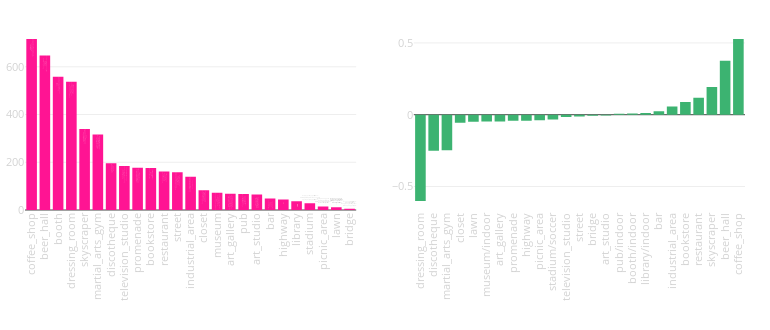

Notebook source saved alongside this figure:
### Markdown cell above
### Tags

### Code cell
fig = tools.make_subplots(rows=1, cols=2, print_grid=False, horizontal_spacing = 0.08,
                          vertical_spacing = 0.15)

cn = Counter()
for loc in list(data1.keys()):
    for photo in data1[loc]:
        for category, val in data1[loc][photo]['categories'].items():
            cn[category] += float(val)

top_scenes = sorted(cn.items(), key=operator.itemgetter(1), reverse=True)[:N_SCENES]

tags = get_tags('selected', top_scenes)
scenes_result = sorted([[x, cn[x]] for x in tags], key=lambda x: x[1], reverse=True)

N_SKIP = 0
MAX_HOVER_LEN = 25

top_places = [relevant_places(key, 5) for key, _ in scenes_result][N_SKIP:]
id_list_to_name = lambda x: [trim(id2loc[y[0]], MAX_HOVER_LEN) for y in x]



fig.append_trace(go.Bar(
            x=[x[0].split("/")[0] for x in scenes_result][N_SKIP:],
            y=[x[1] for x in scenes_result][N_SKIP:],
            marker = dict(color='deeppink'),
            text=[" <br>".join(id_list_to_name(x)) for x in top_places],
            hoverinfo="y+text",
    ), 1,1)
##########

fn3 = "/Users/pavel/Sources/python/concepts/insta/cv_sandbox/photo_tagger/scenes_{}.json".format(OPPOSITE_CITY)
with open(fn3, "r") as f:
    data3 = json.load(f)
    
cn = Counter()
for loc in list(data3.keys()):
    for photo in data3[loc]:
        for category, val in data3[loc][photo]['categories'].items():
            cn[category] += float(val)

scenes_result2 = sorted(cn.items(), key=operator.itemgetter(1), reverse=True)

d1 = {x[0]: x[1]/len(data1) for x in scenes_result}
d2 = {x[0]: x[1]/len(data3) for x in scenes_result2}

sc_delta_val = []
for x in d1:
    if x in d1 and x in d2:
        sc_delta_val.append([x, d1[x]-d2[x]])
    else:
        print("error", x, x in d1, x in d2)

sc_tags = [z[0] for z in sorted(scenes_result, key=lambda x: x[0])]

sc_delta = sorted(sc_delta_val, key=lambda x: abs(x[1]), reverse=True)[:25]
sc_delta = sorted(sc_delta, key=lambda x: x[1], reverse=False)

fig.append_trace(go.Bar(
            x=[x[0] for x in sc_delta],
            y=[x[1] for x in sc_delta],
            marker = dict(color='mediumseagreen')
    ),1,2)

FONT_SIZE = 11
fig['layout'].update(height=330, width=770,
                     yaxis1=dict(tickfont=dict(size=FONT_SIZE, color='lightgrey')),
                     yaxis2=dict(tickfont=dict(size=FONT_SIZE, color='lightgrey')),
                     xaxis1=dict(tickfont=dict(size=FONT_SIZE, color='lightgrey'), tickangle=-90),
                     xaxis2=dict(tickfont=dict(size=FONT_SIZE, color='lightgrey'), tickangle=-90),
                     margin=go.layout.Margin(t=30, b=120, l=25, r=25), showlegend=False)

py.iplot(fig, show_link=False)

### Figure 1 — Plotly figure (JSON) as saved in the notebook; plotly's stock layout.template omitted (floating-point values rounded to 4 significant figures)
{"data": [{"hoverinfo": "y+text", "marker": {"color": "deeppink"}, "text": ["Coffee_Roastery_Lab_by_18... <br>Omotesando_Koffee_Hong_Ko... <br>CoCo_Espresso <br>Kaffeine <br>Barista_Jam", "Ginger <br>Quarry_Bay_Hongkong_Islan... <br>Iberico_Co_ <br>FRITES <br>Brotzeit_Hong_Kong", "_ <br>Hong_Kong_Exhibition_Cent... <br>_Broadway_Kwai_Fong <br>MCL_ <br>MCL_", "Little_DOT_Vintage <br>FreedomTattoo <br>Causeway_Place_1_167_ <br>The_Capital_ <br>Novelty_Lane_noveltylane...", "_360_ <br>Hong_Kong_Victoria_Peak <br>Victoria_Peak_Top_Of_Hong... <br>Lugard_Road <br>Sky_Terrace_428_", "Anurati_Cindy_Leung <br>Pure_Fitness_Kinwick_Cent... <br>Fitness_First_Platinum_To... <br>Madame_Tussauds_Victoria... <br>Fitness_First_Platinum_Ho...", "Ophelia <br>The_Pontiac <br>MAISON_EIGHT <br>_ <br>_", "Peel_Fresco_Music_Lounge <br>_ <br>Madam_Tussauds_Hongkong <br>Caf_Hillywood <br>1563_at_the_East", "Victoria_Harbour <br>Tsim_Sha_Tsui_Promenade <br>Avenue_Of_Stars_Tsim_Sha... <br>Kowloon_City_Ferry_Pier <br>Quarry_Bay_Park", "Eslite_bookstore_ <br>_Fook_Le_Model <br>Toolss <br>MCL_ <br>Montane_Mansion", "Pici_Hong_Kong <br>Sabatini <br>Bakehouse <br>Chilli_Fagara <br>Greyhound_Cafe_", "_Hollywood_Road <br>Granville_Road <br>Lockhart_Road <br>Soho_Central_Hongkong <br>Kwum_Yam_Temple_Hung_Hom", "Lugard_Road <br>_ <br>Hong_Kong_Victoria_Peak <br>Garden_Hill <br>Victoria_Peak_Top_Of_Hong...", "Kwai_Chung_Plaza <br>Little_DOT_Vintage <br>_ <br>Midwest_Vintage <br>Hung_Hom_Hong_Kong", "Hong_Kong_Heritage_Museu... <br>_Thaimerder <br>Comix_Home_Base_ <br>Bibo <br>Hong_Kong_China_Internati...", "Comix_Home_Base_ <br>Affordable_Art_Fair_Hong... <br>Galaxy_Tattoo_HK <br>Hong_Kong_Heritage_Museu... <br>Art_Basel_HK_Collectors_L...", "Sahara_Mezz_Bar <br>The_Old_Man <br>The_Woods <br>Iberico_Co_ <br>Mahalo_Tiki_Lounge", "Galaxy_Tattoo_HK <br>Uma_Nota_HK <br>Comix_Home_Base_ <br>Art_Basel_HK_Collectors_L... <br>_MOFO_Tattoo", "The_Pontiac <br>Quinary <br>Ginger <br>Topiary <br>Sahara_Mezz_Bar", "_ <br>Cemoro_Sewu_Sarangan_Gunu... <br>_ <br>Hong_Hum_Train_Station_Ho... <br>Hong_Kong_Convention_Exhi...", "Eslite_bookstore_ <br>SCAD_Hong_Kong <br>Graham_Street <br>_Polytechnic_University <br>TC2_cafe_workshop", "Happy_Valley_Sports_Groun... <br>_ <br>HONG_KONG_FOOTBALL_CLUB <br>_ <br>Sham_Shui_Po_Sports_Groun...", "Nam_Cheong_Park <br>_ <br>Kowloon_Tsai_Park <br>Bruce_Lee_Statue_Kowloon... <br>Harbourfront_Horizon", "Nam_Cheong_Park <br>Zero_Carbon_Building_ <br>Victoria_Peak_Garden <br>Grand_Waterfront <br>_", "Avenue_Of_Stars_Tsim_Sha... <br>Grand_Waterfront <br>Hong_Kong_Heritage_Museu... <br>_ <br>Kwun_Tong_Ferry_Pier"], "type": "bar", "uid": "22cf6ed8-fbbd-11e8-86eb-3c15c2cf2370", "x": ["coffee_shop", "beer_hall", "booth", "dressing_room", "skyscraper", "martial_arts_gym", "discotheque", "television_studio", "promenade", "bookstore", "restaurant", "street", "industrial_area", "closet", "museum", "art_gallery", "pub", "art_studio", "bar", "highway", "library", "stadium", "picnic_area", "lawn", "bridge"], "xaxis": "x", "y": [716.5, 647.6, 558.5, 537.7, 339.2, 316.5, 195.4, 184.4, 177.0, 175.9, 161.3, 158.2, 139.7, 82.92, 72.67, 67.79, 66.64, 65.15, 48.12, 43.74, 36.9, 27.87, 15.18, 11.32, 4.884], "yaxis": "y"}, {"marker": {"color": "mediumseagreen"}, "type": "bar", "uid": "245aab34-fbbd-11e8-8fbc-3c15c2cf2370", "x": ["dressing_room", "discotheque", "martial_arts_gym", "closet", "lawn", "museum/indoor", "art_gallery", "promenade", "highway", "picnic_area", "stadium/soccer", "television_studio", "street", "bridge", "art_studio", "pub/indoor", "booth/indoor", "library/indoor", "bar", "industrial_area", "bookstore", "restaurant", "skyscraper", "beer_hall", "coffee_shop"], "xaxis": "x2", "y": [-0.601, -0.2518, -0.247, -0.05547, -0.04885, -0.048, -0.04704, -0.04276, -0.04214, -0.03937, -0.03265, -0.01566, -0.01322, -0.007133, -0.005693, 0.006518, 0.008414, 0.01277, 0.02366, 0.05663, 0.08928, 0.1184, 0.1929, 0.3758, 0.5274], "yaxis": "y2"}], "layout": {"height": 330, "margin": {"b": 120, "l": 25, "r": 25, "t": 30}, "showlegend": false, "width": 770, "xaxis": {"anchor": "y", "domain": [0, 0.46], "tickangle": -90, "tickfont": {"color": "lightgrey", "size": 11}}, "xaxis2": {"anchor": "y2", "domain": [0.54, 1], "tickangle": -90, "tickfont": {"color": "lightgrey", "size": 11}}, "yaxis": {"anchor": "x", "domain": [0, 1], "tickfont": {"color": "lightgrey", "size": 11}}, "yaxis2": {"anchor": "x2", "domain": [0, 1], "tickfont": {"color": "lightgrey", "size": 11}}}}
